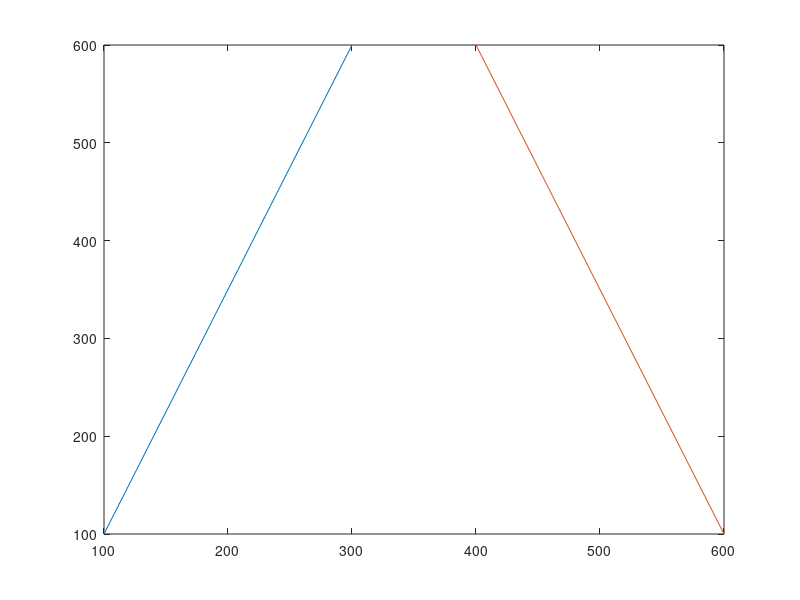

This figure's MATLAB source:
pkg load optim;

l1p1x = 1;
l1p1y = 2;
l1p2x = 3;
l1p2y = 4;
l2p1x = 5;
l2p1y = 6;
l2p2x = 7;
l2p2y = 8;

function out = g (x)

l1p1x = 1;
l1p1y = 2;
l1p2x = 3;
l1p2y = 4;
l2p1x = 5;
l2p1y = 6;
l2p2x = 7;
l2p2y = 8;
  p = x{1};
  out = [
     (p(l2p1y) - p(l2p2y));
    -(p(l2p1y) - p(l2p2y));
     (p(l2p1x) - p(l2p2x));
    -(p(l2p1x) - p(l2p2x));
     (p(l1p1y) - p(l1p2y));
    -(p(l1p1y) - p(l1p2y));
     (p(l1p1x) - p(l1p2x));
    -(p(l1p1x) - p(l1p2x));
  ];

endfunction

function out = phi (x)

l1p1x = 1;
l1p1y = 2;
l1p2x = 3;
l1p2y = 4;
l2p1x = 5;
l2p1y = 6;
l2p2x = 7;
l2p2y = 8;
  p = x{1};
  dx1 = (p(l1p1x) - p(l1p2x));
  dy1 = (p(l1p1y) - p(l1p2y));
  dx2 = (p(l2p1x) - p(l2p2x));
  dy2 = (p(l2p1y) - p(l2p2y));
  #dot product shows how the lines off to be perpendicular
  off = dx1 * dx2 + dy1 * dy2;
  out = off * off;
endfunction



l1 = [100, 100; 300, 600];
l2 = [400, 600; 600, 100];


x0 = [l1(1,1);l1(1,2);l1(2,1);l1(2,2);  l2(1,1);l2(1,2);l2(2,1);l2(2,2)];

#[x, obj, info, iter, nf, lambda] = sqp (x0, @phi, @g, []);

[a,b,c] = cg_min (@phi, @g, x0);


#plot([l1(1), l1(2)], [l1(3), l1(4)], '-');
#plot(reshape(l2, 2, 2));
plot(l1(:,1), l1(:,2), l2(:,1), l2(:,2), '-');

